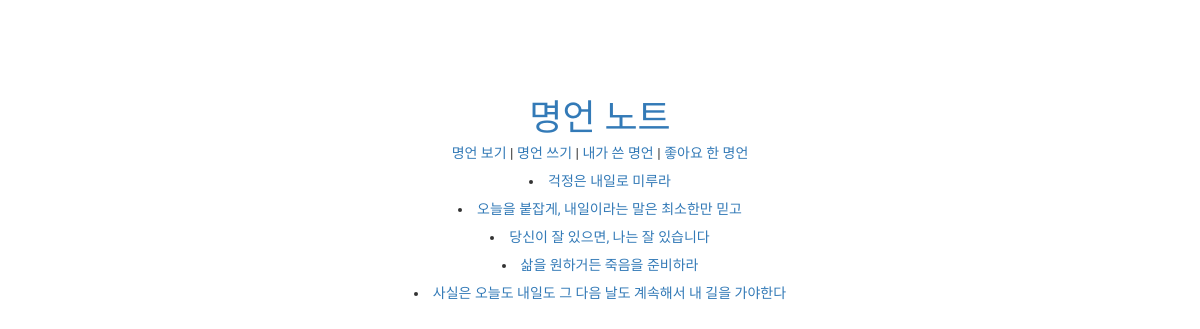
/post/me/ (signed in), run on the app's committed database.
### wise_saying/models.py (models this page shows)
class Saying(models.Model):
    writer = models.ForeignKey(Member, on_delete = models.CASCADE)
    contents = models.CharField(max_length = 45)

### wise_saying/views.py (the view)
# urls.py: url(r'^post/me/$', views.post_me, name='post_me'), # 나의 명언 보기
def post_me(request): # 내가 작성한 명언
    if not request.session.has_key('member_id'):
        return redirect('/login')
    member = Member.objects.get(member_id=request.session['member_id'])
    saying_list = Saying.objects.filter(writer=member)
    print(saying_list)
    return render(request, 'wise_saying/post_me.html', {'saying_list': saying_list})

### wise_saying/templates/wise_saying/post_me.html
{% extends 'wise_saying/base.html' %}
{% block content %}
    {% for saying in saying_list %}
        <br>
        <li><a href="{% url 'post_detail' pk=saying.id %}">{{ saying.contents }}</a></li>
    {% endfor %}
{% endblock %}

### wise_saying/static/css/wise_saying.css (style rules this page uses)
* { margin:0; padding:0; font-size:100%; line-height:1; }
body { font-family:'Song Myung', serif; text-align:center; color:#333; padding-top:80px; }

### data on the page
Saying: contents "걱정은 내일로 미루라"
Saying: contents "오늘을 붙잡게, 내일이라는 말은 최소한만 믿고"
Saying: contents "당신이 잘 있으면, 나는 잘 있습니다"
Saying: contents "삶을 원하거든 죽음을 준비하라"
Saying: contents "사실은 오늘도 내일도 그 다음 날도 계속해서 내 길을 가야한다"
